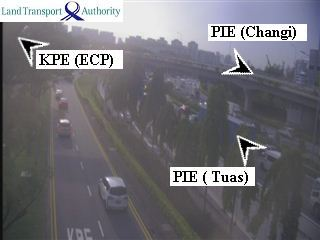
#> input picture darknet_extra_files/validation/1002-2021_03_20_181251.jpg, 320 x 240 px, found by its file name
$ jupyter execute --allow-errors EDA.ipynb
#> lines starting #> are read from the running program, lines starting #| are printed output that depends on the picture
# Capstone Project -  Detecting types of vehicles on Singapore roads with Object Detection models to aid in road maintenance planning.

## Background
In Singapore, there are about 1 million vehicles that is on our road network of more than 9,000 lane-kilometres which constitutes up to 12% of our land and road maintenance is currently maintained by Land Transport Authority (LTA). It has been known that roads, and means of transport, make a crucial contribution to economic development and growth and bring important social benefits, which is extremely important for Singapore.

## Problem Statement
In view of the periodic maintenance regime that includes periodic road inspections and surveys that were planned by LTA, we could also leverage AI related technology to better assist LTA in their road maintenance regime. As such, I had developed a vehicle recognition model through the use of AI object detection techniques to aid in detecting and classifying the number of vehicle types traveled on Singapore roads across various time periods of the day, which could potentially supplement as an additional source of information for planning road maintenance regime.

## Approach
Traffic images were scraped on 20 March 2021 from 0000 to 2359 hours periodic at 1 minute intervals via Data.gov.sg. With this images, annotating was done with the use of Makesense.ai, a free annotating tool that runs on web browser without the need for any installation. 100 traffic images with 50 of them belonging to the time period from between 6AM to 10AM and the other remaining 50 belonging to the time period from 6PM to 10PM were picked

## Import Libraries

[cell 1]
import pandas as pd
import numpy as np
import os,glob
import matplotlib.pyplot as plt

import cv2

# EDA

## Define General functions

[cell 2]
def rename_path(img_filename):
    """
    This function takes in a string representing image filename in the annotation file in csv format
    and renames it to the relative path of the current project working directory where annotated images are stored in LTAdatasets folder.

    Arguments:
    img_filename: string

    Returns: relative path of image from this working folder.
    """
    #Assume the path of the images that were annotated are in form of xxxx-2021_xx_xx_hhmmss.jpg

    cctv_id = img_filename.split("-")[0]
    directory_to_img = os.path.join("LTAdatasets", cctv_id, "annotate")
    relative_path = os.path.join(directory_to_img, img_filename)
    return relative_path

def consolidate_csv(df, lst_of_csv):
    """
    This functions takes in a dataframe and appends the contents of all csv in the provided
    list to the empty dataframe which is subsequently returned.

    Arguments:
    @df:python dataframe
    @lst_of_csv: list of csv files to be parsed
    """
    entries = 0
    for i, csv in enumerate(lst_of_csv):
        #print(f"Processing {csv}")
        temp_df = pd.read_csv(csv, header = None)
        temp_df.columns = column_names

        #Apply renaming of lorry/truck
        temp_df["label_text"] = temp_df["label_text"].apply(lambda x: "lorry_truck" if x=="lorry/truck" else x)
        number_entries = temp_df.shape[0]
        entries += number_entries
        #print(f"Found number of {number_entries} annotations")

        #Take the path and exclude the ./ infront of string
        temp_df["rel_path"] = csv.rsplit("/", 1)[0][2:]
        df = df.append(temp_df, ignore_index = True, sort=True)
    print(f"Total {entries} entries generated")
    print("")
    return df

def convert2fullpath(rel_path):
    """
    This function accepts a relative path string and returns a absolute path

    Arguments:
    @rel_path: Relative path of a file
    """
    full_path = os.path.join(os.getcwd(),rel_path)
    #print(full_path)
    return full_path

def create_df_columns(df):
    type_mapping = {"car": 1, "lorry_truck": 2, "van": 3, "bike": 4, "bus": 5}

    # Create additional columns for TFRecords
    df["label"] = df["label_text"].map(type_mapping)
    df["x_right"] = df["x_left"] + df["x_diff"]
    df["y_btm"] = df["y_top"] + df["y_diff"]

    df["img_path"] = df["rel_path"] + "/"+ df["img_name"]
    #df["img_path"] = df["img_path"].apply(convert2fullpath)

    #Drop interim column
    df.drop(labels= "rel_path",axis = 1, inplace= True)
    df["x_center"] = 0.5 * (df["x_left"] + df["x_right"])
    df["y_center"] = 0.5 * (df["y_top"] + df["y_btm"])

    # Creating columns to store scaled data for YOLO
    df["x_center_scaled"] = df["x_center"]/df["x_pixels"]
    df["y_center_scaled"] = df["y_center"]/df["y_pixels"]
    df["width_scaled"] = df["x_diff"]/df["x_pixels"]
    df["height_scaled"] = df["y_diff"]/df["y_pixels"]


    return df

## Check number of annotation files

[cell 3]
# Read
list_of_csv = []
annotated_cctv_id = []
directory = r'./LTAdatasets/**'
for filename in glob.iglob(directory, recursive=True):
    if os.path.isfile(filename) and filename.endswith(".csv"): # filter directory
        # Assume filename is ./LTAdatasets/2703/annotate/labels_2703_2021-03-27-10-39-44.csv
        cctv_id = filename.split("/")[-3]
        #print(filename)
        annotated_cctv_id.append(cctv_id)
        list_of_csv.append(filename)

[cell 4]
#Check number of cctv feeds with annotations
print((len(list_of_csv)))

[cell 5]
# Count the number of images collected
total_image_count = 0
for filename in glob.iglob(directory, recursive=True):
    if os.path.isfile(filename) and filename.endswith(".jpg"): # filter directory
        total_image_count+=1
print(f"Total images in directory: {total_image_count}")

## Check amount of vehicle classifications annotated
A breakdown of vehicle classfications in each cctv footage identified by ID is provided.

[cell 6]
# Define the column names for the csv file representing the vehicle annotation
column_names = ["label_text","x_left","y_top","x_diff","y_diff","img_name","x_pixels","y_pixels"]

Execute the check on the instances for each vehicle classification

[cell 7]
Images_processed = len(list_of_csv) * 100
total_annotated = 0

# Dictionary to store the numbers on the vehicle classifications that were annotated.
veh_class_dict = {
    "car" : 0,
    "lorry_truck" : 0,
    "bike" : 0,
    "van" : 0,
    "bus": 0
}


veh_class_stats = {
    "car" : [],
    "lorry_truck" : [],
    "bike" : [],
    "van" : [],
    "bus": []
}

# List to capture number of images annotated per 100 images in annotated folder. To be used for plotting spread of
# number of vehicles that actually exists per image for 100 images
number_of_images_annotated_stats = []

#Dictioinary to store data on image resolutions
resolution_dict = dict()

for i,csv in enumerate(list_of_csv):
    df = pd.read_csv(csv, header = None)
    df.columns = column_names

    #Rename lorry/truck labelling to prevent downstream issue when doing mean avg precision calculation
    df["label_text"] = df["label_text"].apply(lambda x: "lorry_truck" if x=="lorry/truck" else x)
    images_annotated = df["img_name"].nunique()

    # Add number of annotations to overall counter
    total_annotated += images_annotated

    # Append number of annotations to a tracker list
    number_of_images_annotated_stats.append(images_annotated)
    interim_dictionary = dict(df["label_text"].value_counts())
    print(f"Csv file {csv} contains {images_annotated} annotated images")
    print(interim_dictionary)

    # Tabulate the resolution of the images as a tuple
    df["resolution"] = list(df[['x_pixels', 'y_pixels']].itertuples(index=False, name=None))
    df["resolution"] = df["resolution"].astype(str)
    img_resolution_dictionary = dict(df["resolution"].value_counts())

    #Append the values into main vehicle classification count and stats dictionary
    for classification in interim_dictionary.keys():
        veh_class_dict[classification] += interim_dictionary[classification]
        veh_class_stats[classification].append(interim_dictionary[classification])
        #print()

    #Append the values into main vehicle classification count dictionary
    for resolution in img_resolution_dictionary.keys():
        if resolution not in resolution_dict:
            # Add entry if the resolution does not exist in the first place
            resolution_dict[resolution] = img_resolution_dictionary[resolution]
        else:
            resolution_dict[resolution] += img_resolution_dictionary[resolution]
    print(" ")
print(f"{Images_processed} processed. Out of which {total_annotated} images have annotations")

### Plot the spread of annotated images used in training across all CCTV feeds

From the boxplot below, we see that in each of the annotated folders containing 100 images across our 27 annotated CCTV feeds, majority had above 70 images containing at least 1 annotation, which means the existence of vehicles.

[cell 8]
plt.figure(figsize = (15,12));
plt.xlabel("Number of images having at least 1 annotation", fontsize=14)
plt.xticks(fontsize = 15)
plt.title("Box plot on the number of images out of 100 that contains at least 1 annotation", fontsize=20)
plt.boxplot(number_of_images_annotated_stats, vert=False);
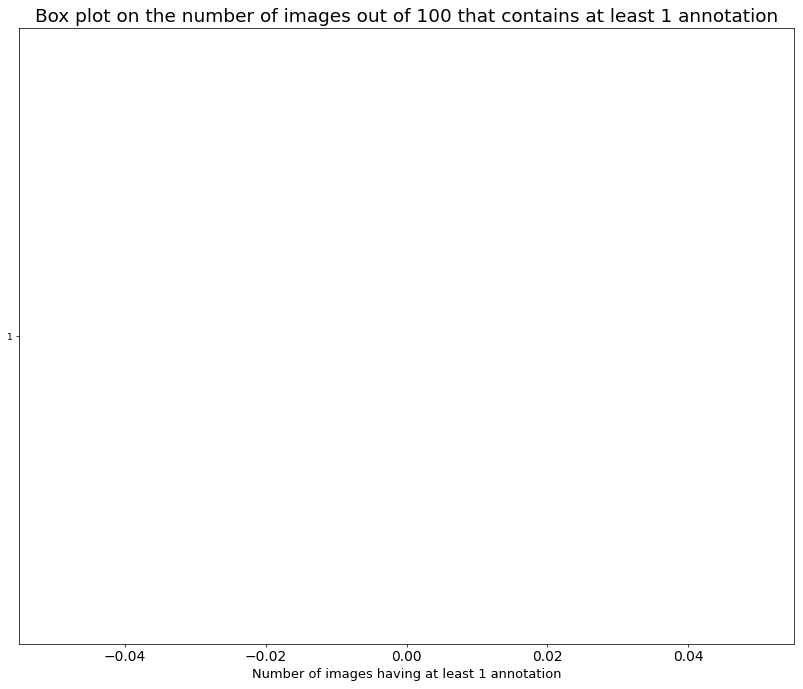
#> figure drawn by matplotlib, 1 panel

[cell 9]
plt.figure(figsize = (15,12));
plt.boxplot([veh_class_stats["car"],
             veh_class_stats["lorry_truck"],
             veh_class_stats["van"],
             veh_class_stats["bike"],
             veh_class_stats["bus"]]
           );
plt.title(f"Box plot on the spread of vehicle counts across {len(list_of_csv)} CCTV footages", fontsize=20)
plt.xlabel("Vehicle classes", fontsize = 14)
plt.ylabel("Counts", fontsize = 14)
plt.xticks([1, 2, 3, 4, 5], ["car", "lorry_truck", "van", "bike", "bus"], fontsize = 14);
plt.yticks(fontsize = 14);
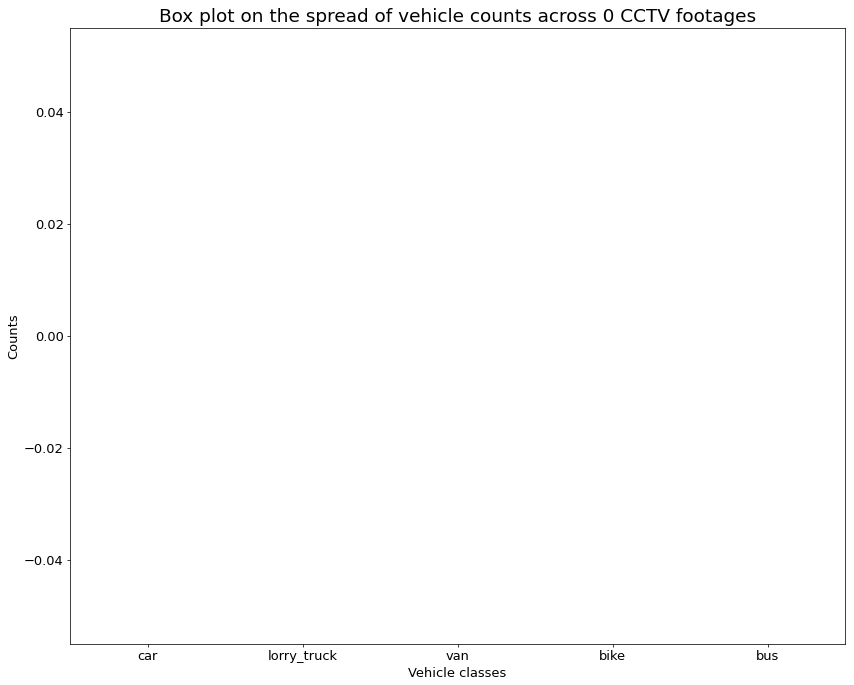
#> figure drawn by matplotlib, 1 panel

**Get the overall vehicle classification counts and the information of image resolution where annotations were made**

Based on the annotations that were made, we can see that there is an severe imbalance of vehicle classifications from the plot which is expected on Singapore roads, since we would always often see more cars compared to other vehicles on roads. This would have an significant effect in training a vehicle object detection model as the model trained would be bias in predicting cars the bus for example.

## Generate train validation split

Split annotated images based on their folder name

[cell 10]
train_validation_split = 0.8
train_idx = int(0.8*len(list_of_csv))
train_csv_list = list_of_csv[:train_idx]
validation_csv_list = list_of_csv[train_idx:]

[cell 11]
len(train_csv_list), len(validation_csv_list)

**List the CCTV IDs which are in train and validation splits**

[cell 12]
train_csv_list

[cell 13]
validation_csv_list

**Populate train and validation dataframes**

[cell 14]
train_df = pd.DataFrame(columns = column_names)
validation_df = pd.DataFrame(columns = column_names)

train_df = consolidate_csv(train_df, train_csv_list)
validation_df = consolidate_csv(validation_df, validation_csv_list)

[cell 15]
train_df.info()

[cell 16]
train_df.head()

[cell 17]
validation_df.info()

#> (a cell that did not finish here is left out)

### Save both the training and validation dataframe to csv format in current directory

[cell 19]
# Define location of save path
SAVE_TRAIN_PATH = os.path.join(os.getcwd(), "train.csv")
SAVE_VALIDATION_PATH = os.path.join(os.getcwd(), "validation.csv")

train_df.to_csv(SAVE_TRAIN_PATH, index = False, header = train_df.columns)
validation_df.to_csv(SAVE_VALIDATION_PATH, index = False, header = validation_df.columns)

## Consolidate into a single dataframe for EDA
The following steps will consolidate the training and validation dataframe as single dataframe

[cell 20]
#Declare a empty dataframe
combined_df = pd.concat([train_df, validation_df])
combined_df.head()

[cell 21]
combined_df.info()

[cell 22]
# Rename the file and get the other corner points of bounding box
combined_df["bbox_area"] = combined_df["x_diff"]*combined_df["y_diff"]

## Check bounding boxes sizes
From the plot below, it suggests that we have a wide variety of various bound box sizes.

[cell 23]
plt.figure(figsize = (18,12))
plt.xlabel("Dataframe records ID", fontsize=20)
plt.ylabel("Area of bounding boxes in squared pixels", fontsize=20)
plt.title("Plot of bounding box areas from annotated images", fontsize=20)
#> (the rest of this cell did not finish here and is left out)

**Check number of vehicles annotated**

[cell 24]
print(f"Total vehicles annotated: {sum(veh_class_dict.values())}")

plt.figure(figsize = (18,12))
vehicle_class = []
vehicle_count = []
for k,v in veh_class_dict.items():
    vehicle_class.append(k)
    vehicle_count.append(v)

bar = plt.bar(vehicle_class, vehicle_count, color = ["red", "orange", "green", "blue", "purple"])

for rect in bar:
    height = rect.get_height()
    plt.text(rect.get_x() + rect.get_width()/2.0,
             height,'%d' % int(height),
             ha='center',
             va='bottom',
             fontsize =20)

plt.title("Plot of vehicle classifications", fontsize=20)
plt.xlabel("Vehicle types", fontsize=14)
plt.xticks(fontsize = 14)
plt.ylabel("Counts", fontsize = 14)
plt.yticks(fontsize = 14)
plt.show();
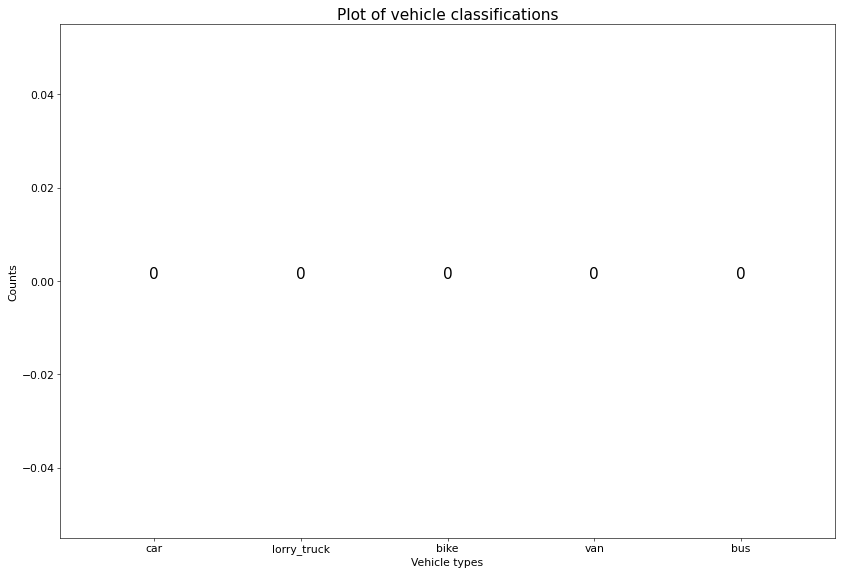
#> figure drawn by matplotlib, 1 panel

## Showing an image without and with annotation

The example below provides a glance on the quality of image received as well as the vehicles that were annotated

[cell 25]
# Specify images to be read
image_path_example = "./LTAdatasets/1002/annotate/1002-2021_03_20_181251.jpg"
img_sample = cv2.imread(image_path_example)
#> img_sample is the input picture: shape (240, 320, 3); mean B, G, R 117.7, 111.9, 113.2
img_sample = cv2.cvtColor(img_sample, cv2.COLOR_BGR2RGB)

f, ax = plt.subplots(1,2, figsize = (18,18))
ax[0].imshow(img_sample)

img_name = image_path_example.split("/")[-1]
bbox_df = combined_df[combined_df["img_name"] == img_name]
#print(bbox_df.shape)

# loop through index values
for i in bbox_df.index:
    x_left = bbox_df.loc[i, "x_left"]
    y_top = bbox_df.loc[i, "y_top"]
    x_right = bbox_df.loc[i, "x_left"] + bbox_df.loc[i, "x_diff"]
    y_btm = bbox_df.loc[i, "y_top"]+ bbox_df.loc[i, "y_diff"]

    # draw a green rectangle to visualize the bounding rect
    cv2.rectangle(img_sample, (x_left, y_top), (x_right, y_btm), (0, 255, 0), 1)

ax[1].imshow(img_sample);
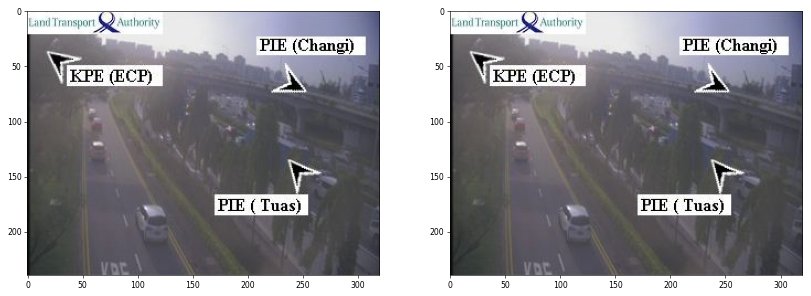
#> figure drawn by matplotlib, 2 panels

$ run again, with darknet_extra_files/validation/1002-2021_03_20_060933.jpg copied over darknet_extra_files/validation/1002-2021_03_20_181251.jpg
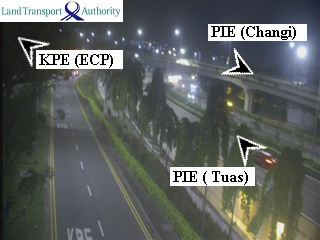
#> input picture darknet_extra_files/validation/1002-2021_03_20_060933.jpg, 320 x 240 px, found by its file name
#> img_sample is the input picture: shape (240, 320, 3); mean B, G, R 95.6, 97.3, 93.4
#> `[cell 25] # Specify images to be read image_path_example = "./LTAdatas..`:
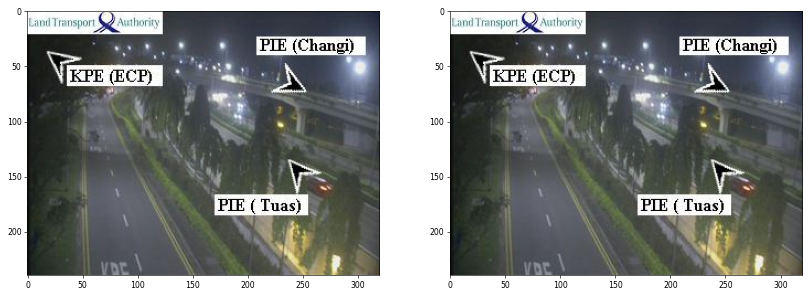
#> figure drawn by matplotlib, 2 panels
